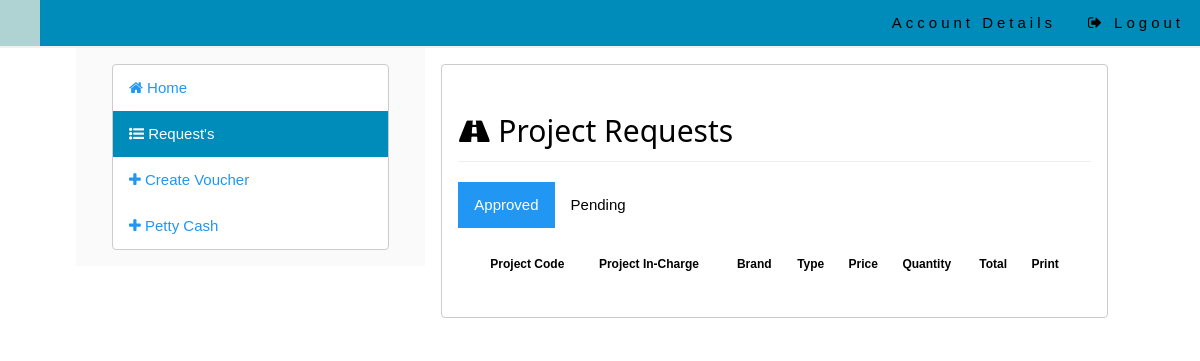
The app's page /cashier/index.php?requests=true, older data.
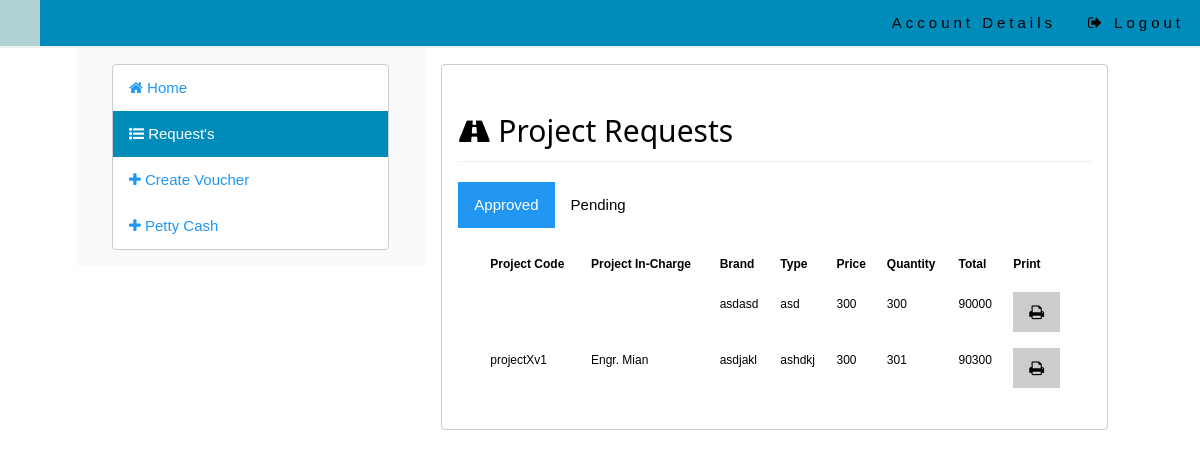
The same page, newer data.
### tables this page shows
CREATE TABLE IF NOT EXISTS `request` (
  `id` int(3) NOT NULL AUTO_INCREMENT,
  `projectId` int(3) NOT NULL,
  `brand` varchar(255) NOT NULL,
  `type` varchar(255) NOT NULL,
  `qty` int(3) NOT NULL,
  `price` int(20) NOT NULL,
  `date` varchar(50) NOT NULL,
  `requesteeId` int(3) NOT NULL,
  `status` varchar(1) NOT NULL,
  PRIMARY KEY (`id`)
);

CREATE TABLE IF NOT EXISTS `projects` (
  `id` int(10) unsigned NOT NULL AUTO_INCREMENT,
  `projectCode` varchar(255) NOT NULL,
  `projectName` varchar(255) NOT NULL,
  `projectLocation` text NOT NULL,
  `projectInCharge` varchar(255) NOT NULL,
  `startDate` varchar(255) NOT NULL,
  `endDate` varchar(255) NOT NULL,
  `projectPass` varchar(255) NOT NULL,
  `initialBudget` varchar(255) NOT NULL,
  `projectCost` varchar(255) NOT NULL,
  `status` varchar(1) NOT NULL,
  PRIMARY KEY (`id`)
);

### include/dbcon.php (called while the page is built, shortened)
<?php
	$servername = "localhost";
	$username = "root";
	$password = "";
	$db = "cfms";
	$mysqli = new mysqli($servername, $username, $password,$db);
	function getProjectCode($x){
		global $mysqli;
		$result = $mysqli->query("select * from projects where id='$x'");
		while($row = mysqli_fetch_assoc($result)){
			return $row['projectCode'];
		}
	}
	function getIncharge($x){
		global $mysqli;
		$result = $mysqli->query("select * from projects where id='$x'");
		while($row = mysqli_fetch_assoc($result)){
			return $row['projectInCharge'];
		}
	}
?>

### cashier/requests.php (the view, shortened to what this page needs)
<div class="w3-row w3-padding-16">
	<h2 class="" style="margin-bottom:0px;margin-top:20px"><i class="fa fa-road fa-fx"></i> Project Requests</h2><hr style="margin-top:0px;"/>
	<div class="w3-bar w3-white">
    <button class="w3-bar-item w3-button tablink w3-blue" onclick="openCity(event,'approved')">Approved</button>
    <button class="w3-bar-item w3-button tablink " onclick="openCity(event,'pending')">Pending <span  class="notifData w3-small w3-badge w3-white" id="pendingNotif"></span></button>
  </div>
  <div id="approved" class="w3-container city" >
  <div class="w3-row w3-padding-16">
    <table class="w3-table w3-small" class="approvedTable" id="approvedaa">
			<thead>
				<tr class="w3-borderbottom">
					<th>Project Code</th>
					<th>Project In-Charge</th>
					<th>Brand</th>
					<th>Type</th>
					<th>Price</th>
					<th>Quantity</th>
					<th>Total</th>
					<th>Print</th>
				</tr>
			</thead>
			<tbody>
				<?php
					$query = $mysqli->query("select * from request where status='1'");
					while($row = mysqli_fetch_assoc($query)){
				?>
				<tr>
					<td><?php echo getProjectCode($row['projectId']);?></td>
					<td><?php echo getIncharge($row['projectId']);?></td>
					<td><?php echo $row['brand']?></td>
					<td><?php echo $row['type']?></td>
					<td><?php echo $row['price']?></td>
					<td><?php echo $row['qty']?></td>
					<td><?php echo $row['qty'] * $row['price']?></td>
					<td>
						<div class="w3-dropdown-hover">
							<a href="javascript:void(0);" class="w3-btn"><i class="fa fa-print fa-lg"></i></a>
						  </div>
					</td>
				</tr>
				<?php }?>
			</tbody>
		</table>
  </div>
  </div>
</div>
</div>

Row changes from the older to the newer data that the page shows:
added request: brand "asdasd", type "asd", price "300", qty "300", $row['qty'] * $row['price'] "90000"
added request: projectId.projectCode "projectXv1", projectId.projectInCharge "Engr. Mian", brand "asdjakl", type "ashdkj", price "300", qty "301", $row['qty'] * $row['price'] "90300"
